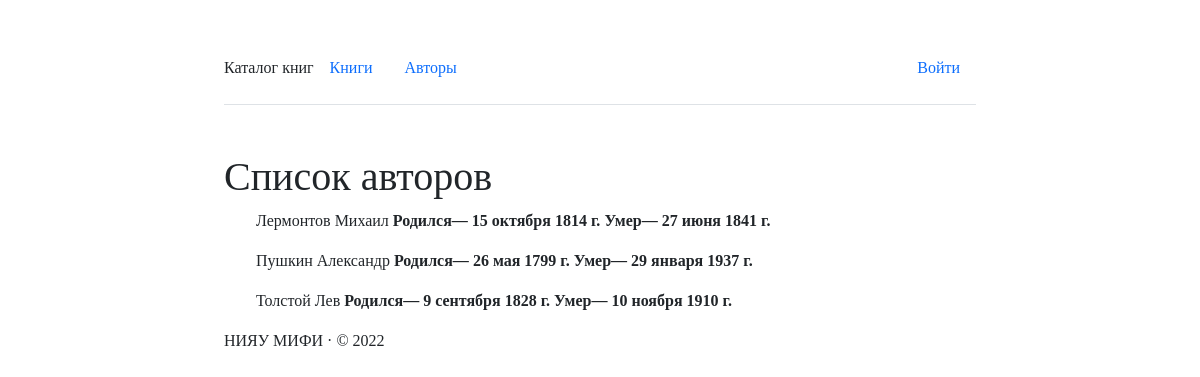
Screenshot of /authors/ with the database file from the repository.
### catalog/models.py (models this page shows, shortened)
class Author(models.Model):
    first_name = models.CharField(max_length=200, verbose_name='Имя автора')
    last_name = models.CharField(max_length=200, verbose_name='Фамилия автора')
    date_of_birth = models.DateField(
        verbose_name='Дата рождения', null=True, blank=True)
    date_of_death = models.DateField(
        verbose_name='Дата смерти', null=True, blank=True)
    class Meta:
        ordering = ('last_name', 'first_name' ,)
        verbose_name = 'Автор'
        verbose_name_plural = 'Авторы'

### catalog/views.py (the view)
# urls.py: re_path(r"^authors/$", views.AuthorListView.as_view(),
class AuthorListView(generic.ListView):
    model = Author
    paginate_by = 10

### catalog/templates/catalog/author_list.html
{%extends "base.html"%}
{%block content%}
<h1>Список авторов</h1>
  {%if author_list%}
    <ul>
      {% for author in author_list %}
      <p>
        {{author.last_name}} {{author.first_name}}
        <b>
          Родился—
          {{author.date_of_birth}}
        </b>
        <b>
          Умер—
          {{author.date_of_death}}
        </b>
      </p>
      {% endfor %}
    </ul>
  {%else%}
    <p>В базе данных нет авторов</p>
  {%endif%}
{%endblock%}

### catalog/templates/base.html (shortened to what this page needs)
{% load static %}
<html>
<head>
    <link href="https://cdn.jsdelivr.net/npm/bootstrap@5.2.2/dist/css/bootstrap.min.css" rel="stylesheet"
>
    <link rel="stylesheet" href="https://cdn.jsdelivr.net/npm/bootstrap-icons@1.9.1/font/bootstrap-icons.css">
    <link rel="stylesheet" href="{%static 'css/main.css'%}">
</head>
<body>
    <div class="col-lg-8 mx-auto p-4 py-md-5">
        <header class="d-flex align-items-center pb-3 mb-5 border-bottom">
            <a href="/" class="d-flex align-items-center text-dark text-decoration-none navbar-header">
                Каталог книг
            </a>
            <nav class="nav">
                <a href="{%url 'books'%}" class="nav-link">Книги</a>
                <a href="{%url 'authors'%}" class="nav-link">Авторы</a>
            </nav>
            <nav class="nav ms-auto">
                {%if user.is_authenticated%}
                <a class="nav-link disabled">{{user.get_username}}</a>
                <a href="{% url 'logout'%}?next={{request.path}}" class="nav-link">Выйти</a>
                {%else%}
                <a href="{% url 'login'%}?next={{request.path}}" class="nav-link">Войти</a>
                {%endif%}
            </nav>
        </header>
        <main>
            {%block content%}
            {%endblock%}
        </main>
        <footer>
            НИЯУ МИФИ &middot; &copy; 2022
        </footer>
    </div>
</body>
</html>

### catalog/static/css/main.css (style rules this page uses)
body { font-family: Avenir Next Cyr; }

### rows the page displays
Author: last_name "Лермонтов", first_name "Михаил", date_of_birth "15 октября 1814 г.", date_of_death "27 июня 1841 г."
Author: last_name "Пушкин", first_name "Александр", date_of_birth "26 мая 1799 г.", date_of_death "29 января 1937 г."
Author: last_name "Толстой", first_name "Лев", date_of_birth "9 сентября 1828 г.", date_of_death "10 ноября 1910 г."
